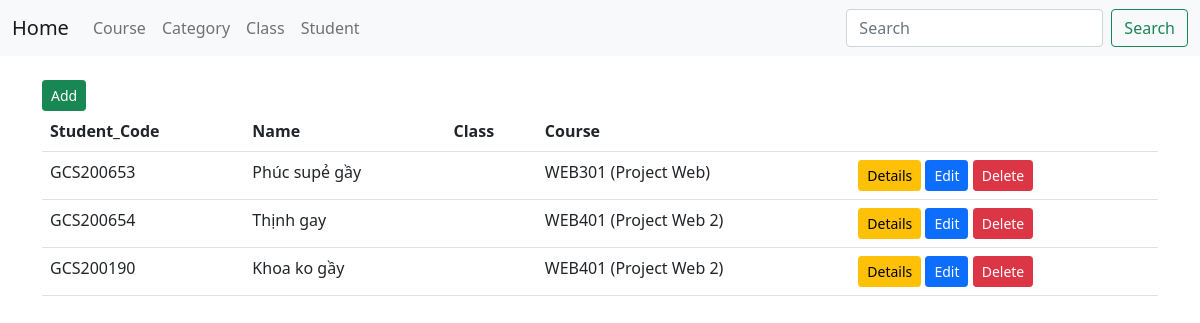
Page /student/student/ on the earlier database version.
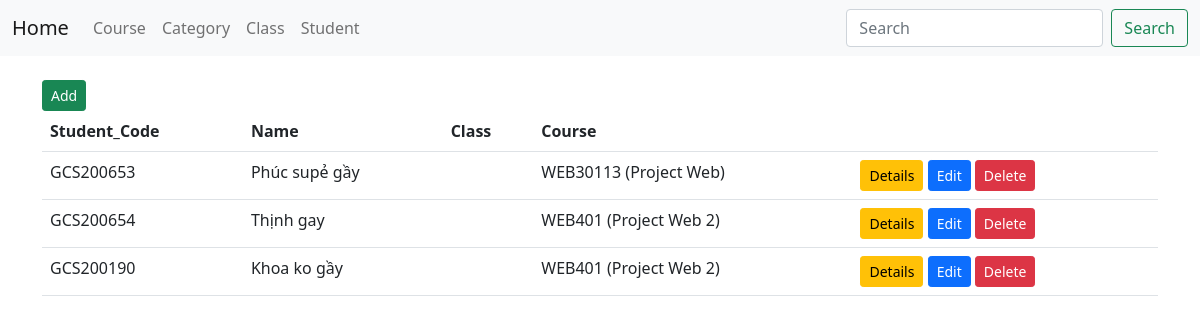
Same page on the later database version.
### student/models.py (models this page shows, shortened)
class Student(models.Model):
    student_code = models.CharField(max_length=10)
    name = models.CharField(max_length=30)
    address = models.TextField(max_length=30)
    email = models.EmailField(max_length=30)
    dob = models.CharField(max_length=11)
    course = models.ForeignKey(Course, on_delete=models.CASCADE)
    classroom = models.ForeignKey(ClassRoom, on_delete=models.CASCADE)

### course/models.py (models this page shows)
class Course(models.Model):
    code = models.CharField(max_length=10)
    description = models.TextField()
    name_en = models.CharField(max_length=250)
    name_vi = models.CharField(max_length=250)
    credit = models.IntegerField()
    hour = models.IntegerField()
    category = models.ForeignKey(Category, on_delete=models.CASCADE)
    def __str__(self):
        return self.code + " (" + self.name_en + ")"

### student/views.py (the view)
# urls.py: path("student/", views.student_index),
def student_index(request):
    students = Student.objects.all()
    context = {
        "students": students,
    }
    return render(request, "student/student/student_index.html", context)

### student/templates/student/student/student_index.html
{% extends 'base.html' %}
{% block content %}
<a href="add" class="btn btn-sm btn-success">Add</a>
<table class="table">
    <tr>
        <th>Student_Code</th>
        <th>Name</th>
        <th>Class</th>
        <th>Course</th>
        <th></th>
    </tr>
    {% for item in students %}
    <tr>
        <td>{{item.student_code}}</td>
        <td>{{item.name}}</td>
        <td>{{item.classroom}}</td>
        <td>{{item.course}}</td>
        <td>
            <a href="{{item.id}}" class="btn btn-sm btn-warning">Details</a>
            <a href="edit/{{item.id}}" class="btn btn-sm btn-primary">Edit</a>
            <a href="delete/{{item.id}}" class="btn btn-sm btn-danger">Delete</a>
        </td>
    </tr>
    {% endfor %}
</table>
{% endblock content %}

Differences in the rows shown:
changed through a linked row, Student "GCS200653": course "WEB301 (Project Web)" → "WEB30113 (Project Web)"
